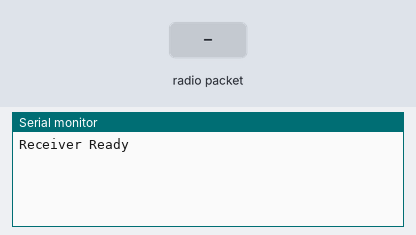
Recording of a sketch running on a simulated Arduino Uno, built with avr-gcc and run on an emulated ATmega328P. Shown: the last lines printed to the serial monitor. Inputs (shaded band) come from the test bench. No radio packets arrive unless stated.

Above: at 1.2 s.
1.3 s: radio packet "1" arrives
At 2.2 s:
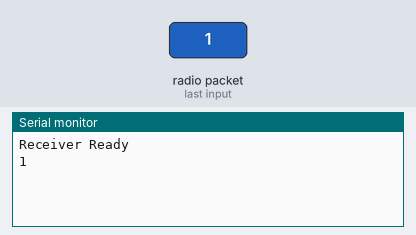
2.8 s: radio packet "0" arrives
At 3.3 s:
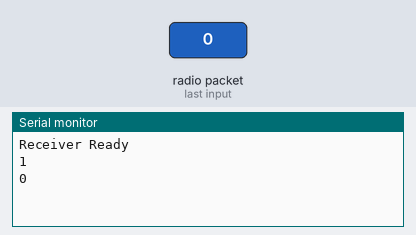
4.3 s: radio packet "2" arrives
At 5.7 s:
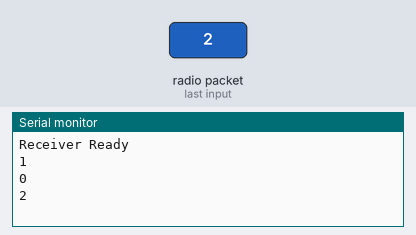

The sketch:

v2__receiver_code.ino
```cpp
#include <SPI.h>
#include <LoRa.h>

#define LORA_SS 10
#define LORA_RST 9
#define LORA_DIO0 2
#define LORA_FREQUENCY 433.2E6
#define LORA_SYNC_WORD 0x34
#define LORA_SPREADING_FACTOR 10
#define LORA_SIGNAL_BANDWIDTH 125E3

void setup() {
  Serial.begin(115200);
  while (!Serial);
  LoRa.setPins(LORA_SS, LORA_RST, LORA_DIO0);
  if (!LoRa.begin(LORA_FREQUENCY)) { while (1); }
  LoRa.setSyncWord(LORA_SYNC_WORD);
  LoRa.setSpreadingFactor(LORA_SPREADING_FACTOR);
  LoRa.setSignalBandwidth(LORA_SIGNAL_BANDWIDTH);
  Serial.println("Receiver Ready");
}

void loop() {
  int packetSize = LoRa.parsePacket();
  if (packetSize) {
    String receivedString = "";
    while (LoRa.available())
      receivedString += (char)LoRa.read();
    Serial.println(receivedString);
  }
}
```

Measured:
- after the input at 1.3 s, the serial monitor: prints a new line at once (image 1)
- after the input at 2.8 s, the serial monitor: prints a new line at once (image 2)
- after the input at 4.3 s, the serial monitor: prints a new line at once (image 3)
